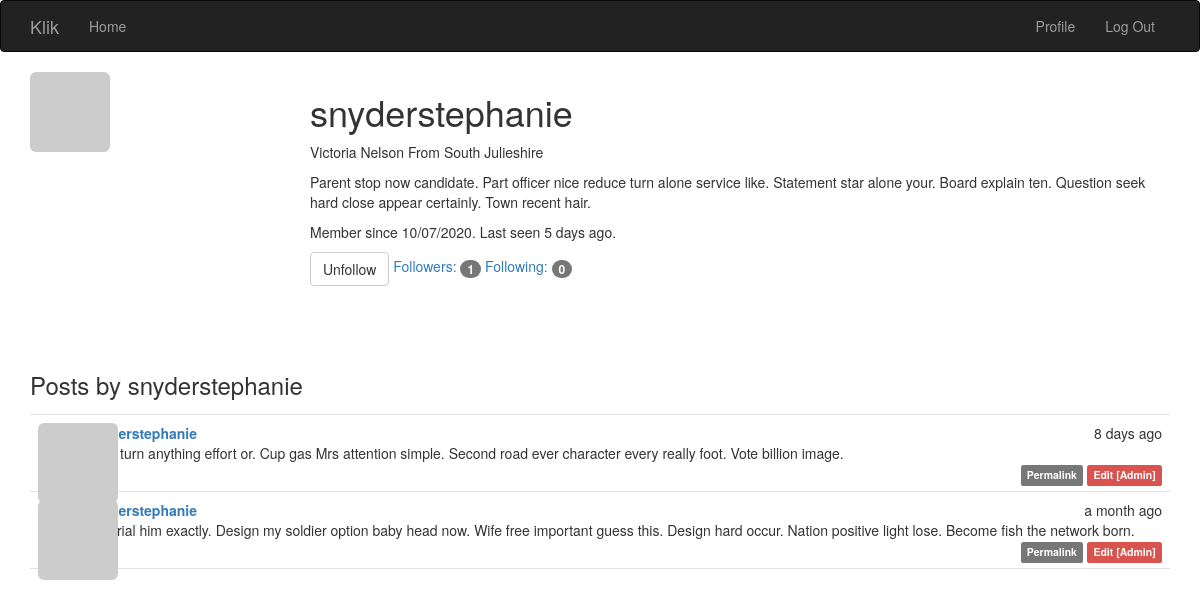
The app's page /user/snyderstephanie (signed in) with its own data.
### app/models.py (models this page shows, shortened)
class User(UserMixin, db.Model):
    __tablename__ = 'users'
    id = db.Column(db.Integer, primary_key=True)
    email = db.Column(db.String(64), unique=True, index=True)
    username = db.Column(db.String(64), unique=True, index=True)
    role_id = db.Column(db.Integer, db.ForeignKey('roles.id'))
    password_hash = db.Column(db.String(128))
    confirmed = db.Column(db.Boolean, default=False)
    name = db.Column(db.String(64))
    location = db.Column(db.String(64))
    about_me = db.Column(db.Text())
    member_since = db.Column(db.DateTime(), default=datetime.utcnow)
    last_seen = db.Column(db.DateTime(), default=datetime.utcnow)
    avatar_hash = db.Column(db.String(32))
    posts = db.relationship('Post', backref='author', lazy='dynamic')
    @property
    def password(self):
        raise AttributeError('password is not a readable attribute')
    @login_manager.user_loader
    def load_user(user_id):
        return User.query.get(int(user_id))
    def can(self, perm):
        return self.role is not None and self.role.has_permission(perm)
    def is_administrator(self):
        return self.can(Permission.ADMIN)
    def ping(self):
        self.last_seen = datetime.utcnow()
        db.session.add(self)
        db.session.commit()
    def gravatar(self, size=100, default='identicon', rating='g'):
        if request.is_secure:
            url = 'https://secure.gravatar.com/avatar'
        else:
            url = 'http://www.gravatar.com/avatar'
        hash = self.avatar_hash or self.gravatar_hash()
        return '{url}/{hash}?s={size}&d={default}&r={rating}' \
               .format(url=url,
                       hash=hash,
                       size=size,
                       default=default,
                       rating=rating)
    followed = db.relationship('Follow',
                               foreign_keys=[Follow.follower_id],
                               backref=db.backref('follower', lazy='joined'),
                               lazy='dynamic',
                               cascade='all, delete-orphan')
    followers = db.relationship('Follow',
                                foreign_keys=[Follow.followed_id],
                                backref=db.backref('followed', lazy='joined'),
                                lazy='dynamic',
                                cascade='all, delete-orphan')
    def is_following(self, user):
        if user.id is None:
            return False
        return self.followed.filter_by(
            followed_id=user.id).first() is not None

class Post(db.Model):
    __tablename__ = 'posts'
    id = db.Column(db.Integer, primary_key=True)
    body = db.Column(db.Text)
    body_html = db.Column(db.Text)
    timestamp = db.Column(db.DateTime, index=True, default=datetime.utcnow)
    author_id = db.Column(db.Integer, db.ForeignKey('users.id'))

### app/main/views.py (the view)
@main.route('/user/<username>')
def user(username):
    user = User.query.filter_by(username=username).first_or_404()
    if user is None:
        abort(404)
    posts = user.posts.order_by(Post.timestamp.desc()).all()
    return render_template('user.html', user=user, posts=posts)

### app/auth/views.py (called while the page is built)
@auth.before_app_request
def before_request():
    if current_user.is_authenticated:
        current_user.ping()

### app/main/__init__.py (called while the page is built)
@main.app_context_processor
def inject_permissions():
    return dict(Permission=Permission)

### app/models.py (called while the page is built)
    def has_permission(self, perm):
        return self.permissions & perm == perm

### app/templates/user.html (shortened to what this page needs)
{% extends "base.html" %}
{% block page_content %}
<img class="img-rounded profile-thumbnail" src="{{ user.gravatar(size=256) }}">
<div class="profile-header">
	<h1>{{ user.username }}</h1>
    {% if user.name or user.location %}
    <p>
        {% if user.name %}
            {{ user.name }}
        {% endif %}
        {% if user.location %}
            From {{user.location}}
        {% endif %}
    </p>
    {% endif %}
    {% if user.about_me %}
    <p>{{ user.about_me }}</p>
    {% endif %}
    <p>
        Member since {{ moment(user.member_since).format('L') }}.
        Last seen {{ moment(user.last_seen).fromNow() }}.
    </p>
    {% if current_user.can(Permission.FOLLOW) and user != current_user %}
        {% if not current_user.is_following(user) %}
        <a href="{{ url_for('.follow', username=user.username) }}"
            class="btn btn-primary">Follow</a>
        {% else %}
        <a href="{{ url_for('.unfollow', username=user.username) }}"
            class="btn btn-default">Unfollow</a>
        {% endif %}
    {% endif %}
    <a href="{{ url_for('.followers', username=user.username) }}">
        Followers: <span class="badge">{{ user.followers.count() }}</span>
    </a>
    <a href="{{ url_for('.followed_by', username=user.username) }}">
        Following: <span class="badge">{{ user.followed.count() }}</span>
    </a>
</div>
<h3>Posts by {{ user.username }}</h3>
{% include '_posts.html' %}
{% endblock %}

### app/templates/_posts.html
<ul class="posts">
    {% for post in posts %}
    <li class="post">
        <div class="post-thumbnail">
            <a href="{{ url_for('.user', username=post.author.username) }}">
                <img class="img-rounded profile-thumbnail" src="{{ post.author.gravatar(size=40) }}">
            </a>
        </div>
        <div class="post-content">
            <div class="post-date">{{ moment(post.timestamp).fromNow() }}</div>
            <div class="post-author">
                <a href="{{ url_for('.user', username=post.author.username) }}">
                    {{ post.author.username }}
                </a>
            </div>
            <div class="post-body">
                {% if post.body_html %}
                    {{ post.body_html | safe }}
                {% else %}
                    {{ post.body }}
                {% endif %}
            </div>
            <div class="post-footer">
                <a href="{{ url_for('.post', id=post.id) }}">
                    <span class="label label-default">Permalink</span>
                </a>
                {% if current_user == post.author %}
                <a href="{{ url_for('.edit', id=post.id) }}">
                    <span class="label label-primary">Edit</span>
                </a>
                {% elif current_user.is_administrator() %}
                <a href="{{ url_for('.edit', id=post.id) }}">
                    <span class="label label-danger">Edit [Admin]</span>
                </a>
                {% endif %}
            </div>
        </div>
    </li>
    {% endfor %}
</ul>

### app/static/styles.css (style rules this page uses)
.profile-thumbnail { position: absolute; }
.profile-header { min-height: 260px; margin-left: 280px; }
ul.posts { list-style-type: none; padding: 0px; margin: 16px 0px 0px 0px; border-top: 1px solid #e0e0e0; }
ul.posts li.post { padding: 8px; border-bottom: 1px solid #e0e0e0; }
div.post-date { float: right; }
div.post-author { font-weight: bold; }
div.post-thumbnail { position: absolute; }
div.post-content { margin-left: 48px; min-height: 48px; }
div.post-footer { text-align: right; }

### records on screen
User: username "snyderstephanie", name "Victoria Nelson", location "South Julieshire", about_me "Parent stop now candidate. Part officer nice reduce turn alone service like. Statement star alone your. Board explain ten. Question seek hard close appear certainly. Town recent hair.", member_since "10/07/2020", last_seen "5 days ago"
Post: timestamp "8 days ago", author.username "snyderstephanie", body "Here turn anything effort or. Cup gas Mrs attention simple. Second road ever character every really foot. Vote billion image."
Post: timestamp "a month ago", author.username "snyderstephanie", body "Material him exactly. Design my soldier option baby head now. Wife free important guess this. Design hard occur. Nation positive light lose. Become fish the network born."

### other values on screen
{{ user.followers.count() }} "1"
{{ user.followed.count() }} "0"
